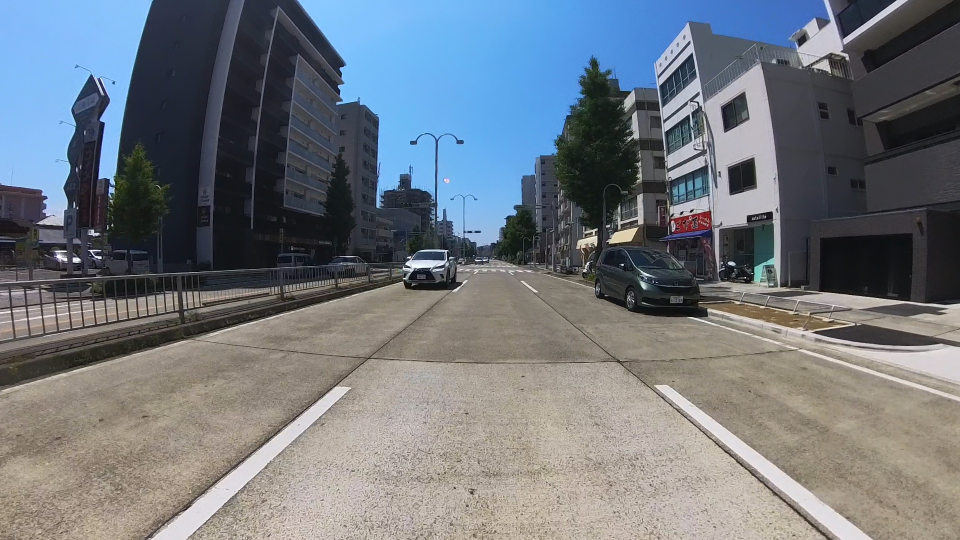
#> input picture testwhiteline.jpg, 1920 x 1080 px (shown at 1/2 size)
$ python use_lanedetect_test.py
#> lines starting #> are read from the running program, lines starting #| are printed output that depends on the picture; after the words box and inside, x2 and y2 are one past the last pixel; in counts of white or black regions, pixels touching at a corner belong together
### lanedetect.py
import cv2
# import matplotlib.pyplot as plt
import numpy as np

# [14 lines of commented-out code are left out]
def grey(image):
  image=np.asarray(image)
  return cv2.cvtColor(image,cv2.COLOR_RGB2GRAY)
#Gaussian blur to reduce noise and smoothen the image
def gauss(image):
  return cv2.GaussianBlur(image,(5,5),0)
#Canny edge detection
def canny(image):
    edges = cv2.Canny(image,200, 300)
    return edges

def region(image): #make mask, use the result of canny
    height, width = image.shape
    triangle = np.array([[(0, height), (width//2, height*1//2), (width, height)]])
    mask = np.zeros_like(image)
    mask = cv2.fillPoly(mask, triangle, 255)
    mask = cv2.bitwise_and(image, mask)
    return mask

def display_lines(image, lines):
    lines_image = np.zeros_like(image)
    height, width = image.shape[:2]
    #make sure array isn't empty
    try:
        if lines is not None:
            for line in lines:
                x1, y1, x2, y2 = line
                #draw lines on a black image
                cv2.line(lines_image, (x1, y1), (x2, y2), (255, 0, 0), 10)
    except cv2.error:
        cv2.line(lines_image,(width//4, height), (width//2-35, 288), (255, 0, 0), 10)
        cv2.line(lines_image,(width*3//4, height), (width//2+35, 288), (255, 0, 0), 10)
    return lines_image

def make_points(image, average):
    # print(average)
    slope, y_int = average
    y1 = image.shape[0]
    #how long we want our lines to be --> 3/5 the size of the image
    y2 = int(y1 * (3/5))
    #determine algebraically
    x1 = int((y1 - y_int) // slope)
    x2 = int((y2 - y_int) // slope)
    return np.array([x1, y1, x2, y2])

def average(image, lines):
    left = []
    right = []
    height, width = image.shape[:2]
    try: #only process when no error
        if lines is not None:
            for line in lines:
                # print(line)
                x1, y1, x2, y2 = line.reshape(4)
                #fit line to points, return slope and y-int
                parameters = np.polyfit((x1, x2), (y1, y2), 1)
                # print(parameters)
                slope = parameters[0]
                y_int = parameters[1]
                #lines on the right have positive slope, and lines on the left have neg slope
                if slope < 0:
                    left.append((slope, y_int))
                else:
                    right.append((slope, y_int))

            #takes average among all the columns (column0: slope, column1: y_int)
        right_avg = np.average(right, axis=0)
        left_avg = np.average(left, axis=0)
        #create lines based on averages calculates
        left_line = make_points(image, left_avg)
        right_line = make_points(image, right_avg)
    except TypeError:
        left_line = np.array([width//4, height, width//2-35, 288])
        right_line = np.array([width*3//4, height, width//2+35, 288])
    return np.array([left_line, right_line])


# [19 lines of commented-out code are left out]

### use_lanedetect_test.py
import cv2
import matplotlib.pyplot as plt
import numpy as np
import lanedetect as ld
from ultralytics import YOLO

image_path = r"./testwhiteline.jpg"
image1 = cv2.imread(image_path)
#> image1 is the input picture: shape (1080, 1920, 3); mean B, G, R 125.5, 118.6, 112.4
image1 = cv2.resize(image1, dsize=(640,480))
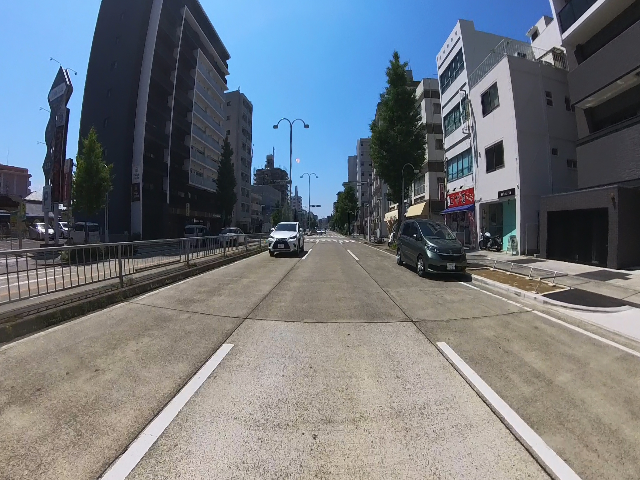
#> image1: shape (480, 640, 3); mean B, G, R 125.5, 118.6, 112.4
copy = np.copy(image1)
edges = ld.canny(copy)
#> in canny, `edges = cv2.Canny(image,200, 300)`:
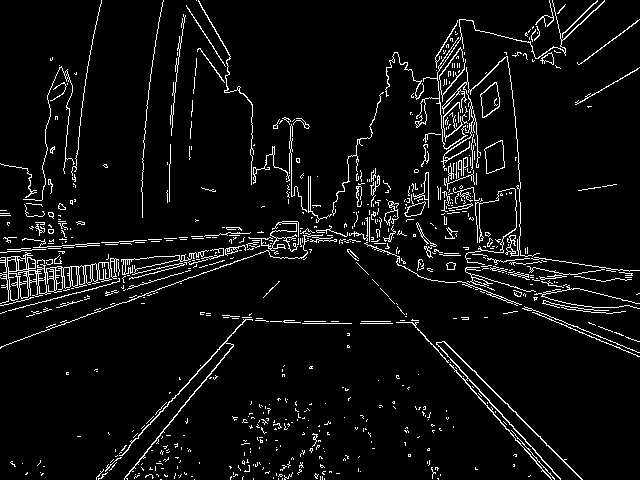
#> edges: shape (480, 640); 5.5% white in thin lines or dots
isolated = ld.region(edges) #マスク
#> in region, `mask = cv2.bitwise_and(image, mask)`:
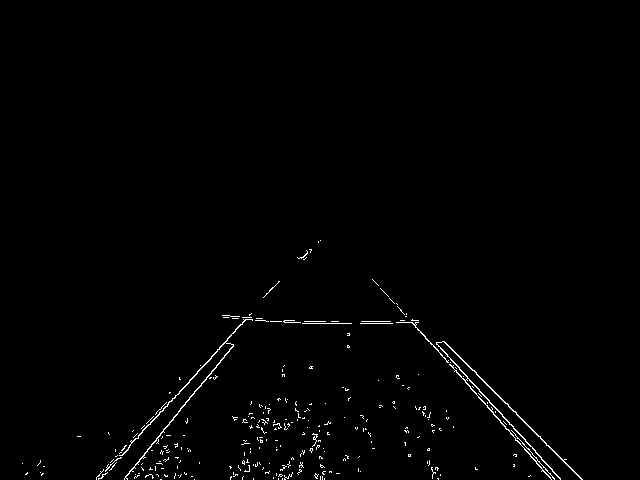
#> mask: shape (480, 640); 0.99% white in thin lines or dots, all inside (x1, y1, x2, y2) = (22, 240, 583, 480)
lines = cv2.HoughLinesP(isolated, 2, np.pi/180, 100, np.array([]), minLineLength=40, maxLineGap=5)
#> lines = [[465, 382, 541, 467], [443, 341, 581, 479], [128, 447, 219, 349], [459, 369, 552, 469], [129, 473, 233, 345], [405, 316, 470, 386], [96, 477, 137, 433], [131, 442, 182, 388], [124, 479, 233, 344], [189, 380, 249, 314]]
averaged_lines = ld.average(copy, lines)
#> the loop in average, `for line in lines:` made 10 passes
#> (x1, y1, x2, y2, slope, y_int) on passes 1 to 8: (465, 382, 541, 467, 1.12, -138.1), (443, 341, 581, 479, 1, -102), (128, 447, 219, 349, -1.08, 584.8), (459, 369, 552, 469, 1.08, -124.5), (129, 473, 233, 345, -1.23, 631.8), (405, 316, 470, 386, 1.08, -120.2), (96, 477, 137, 433, -1.07, 580), (131, 442, 182, 388, -1.06, 580.7)
#> after the loop in average, `for line in lines:`: left = [(-1.08, 584.8), (-1.23, 631.8), (-1.07, 580), (-1.06, 580.7), (-1.24, 632.6), (-1.1, 587.9)]; right = [(1.12, -138.1), (1, -102), (1.08, -124.5), (1.08, -120.2)]
#> in average, `right_avg = np.average(right, axis=0)`: right_avg = [1.07, -121.2]
#> in average, `left_avg = np.average(left, axis=0)`: left_avg = [-1.13, 599.6]
#> in make_points, `slope, y_int = average`: slope = -1.13; y_int = 599.6
#> in make_points, `x1 = int((y1 - y_int) // slope)`: x1 = 105
#> in make_points, `x2 = int((y2 - y_int) // slope)`: x2 = 275
#> in average, `left_line = make_points(image, left_avg)`: left_line = [105, 480, 275, 288]
#> in average, `right_line = make_points(image, right_avg)`: right_line = [563, 480, 383, 288]
#> averaged_lines = [[105, 480, 275, 288], [563, 480, 383, 288]]
lx1, ly1, lx2, ly2 = averaged_lines[0][0], averaged_lines[0][1], averaged_lines[0][2], averaged_lines[0][3]
#> lx1 = 105; ly1 = 480; lx2 = 275; ly2 = 288
rx1, ry1, rx2, ry2 = averaged_lines[1][0], averaged_lines[1][1], averaged_lines[1][2], averaged_lines[1][3]
#> rx1 = 563; ry1 = 480; rx2 = 383; ry2 = 288
al, bl, cl = ly2-ly1, lx1-lx2, lx2*ly1-lx1*ly2
#> al = -192; bl = -170; cl = 101760
ar, br, cr = ry2-ry1, rx1-rx2, rx2*ry1-rx1*ry2
#> ar = -192; br = 180; cr = 21696

lines = cv2.HoughLinesP(isolated, 2, np.pi/180, 100, np.array([]), minLineLength=40, maxLineGap=5)
averaged_lines = ld.average(copy, lines)
#> the loop in average (call 2), `for line in lines:` made 10 passes
print("line", averaged_lines)
#| line [[105 480 275 288]
#|  [563 480 383 288]]
black_lines = ld.display_lines(copy, averaged_lines)
#> the loop in display_lines, `for line in lines:` made 2 passes
#> after the loop in display_lines, `for line in lines:`:
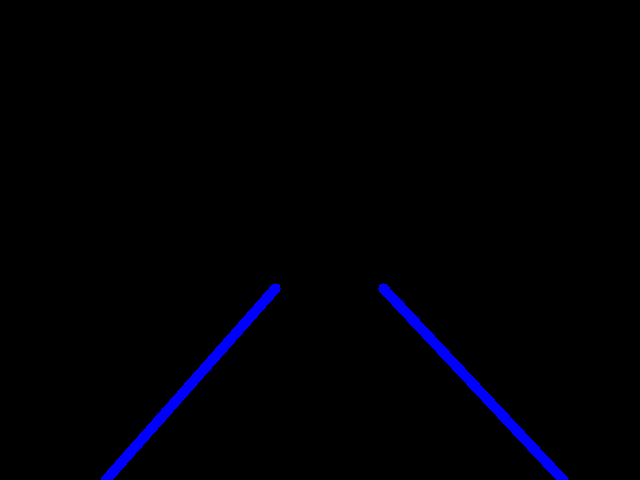
#> lines_image: shape (480, 640, 3); mean of channels 0, 1, 2 4.5, 0, 0; drawn as B, G, R
lane = cv2.addWeighted(copy, 0.8, black_lines, 1, 1)
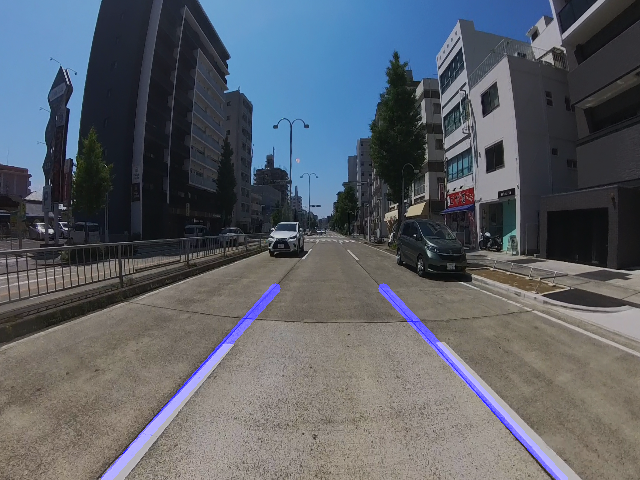
#> lane: shape (480, 640, 3); mean B, G, R 103.6, 95.9, 90.9

#> (the run stopped early here; a loop or call above may not have finished)

$ run again, with testcross.jpg copied over testwhiteline.jpg
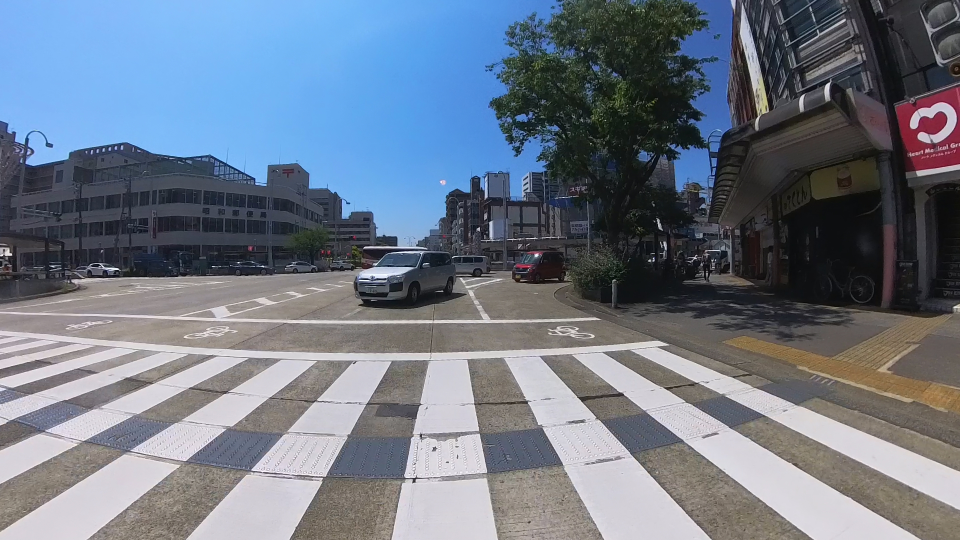
#> input picture testcross.jpg, 1920 x 1080 px (shown at 1/2 size)
#> image1 is the input picture: shape (1080, 1920, 3); mean B, G, R 133.9, 119.6, 109.9
#> image1: shape (480, 640, 3)
#> in canny, `edges = cv2.Canny(image,200, 300)`:
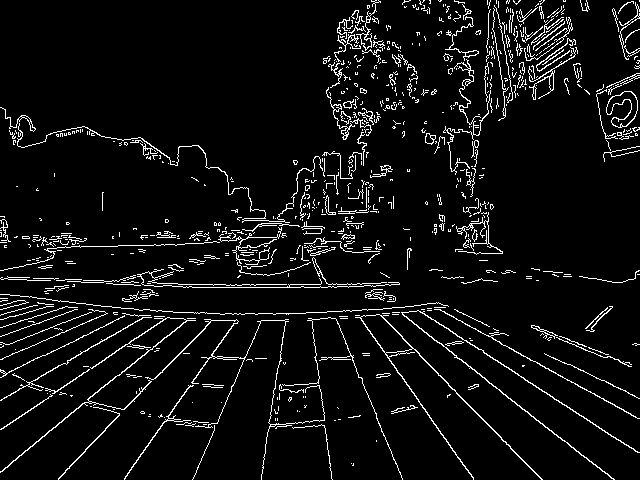
#> edges: shape (480, 640); 6.1% white in thin lines or dots
#> mask: shape (480, 640); 1.3% white in thin lines or dots, all inside (x1, y1, x2, y2) = (58, 241, 615, 480)
#> lines = 17 rows, first 6: [392, 307, 613, 479], [415, 349, 529, 467], [65, 470, 164, 368], [155, 435, 234, 323], [360, 377, 395, 463], [355, 310, 473, 479]
#> the loop in average, `for line in lines:` made 17 passes
#> (x1, y1, x2, y2, slope, y_int) on passes 1 to 8: (392, 307, 613, 479, 0.778, 1.91), (415, 349, 529, 467, 1.04, -80.56), (65, 470, 164, 368, -1.03, 537), (155, 435, 234, 323, -1.42, 654.7), (360, 377, 395, 463, 2.46, -507.6), (355, 310, 473, 479, 1.43, -198.4), (262, 467, 286, 313, -6.42, 2148.2), (311, 312, 316, 355, 8.6, -2362.6)
#> after the loop in average, `for line in lines:`: left = [(-1.03, 537), (-1.42, 654.7), (-6.42, 2148.2), (-1.43, 656.1), (-2.33, 925.8), (-0.0169, 291.4), (-1.02, 537.1), (-0.0526, 328.6)]; right = [(0.778, 1.91), (1.04, -80.56), (2.46, -507.6), (1.43, -198.4), (8.6, -2362.6), (4.51e-16, 313), (6.56, -1697.4), (8.88e-16, 284), (1, -65)]
#> right_avg = [2.43, -479.2]
#> left_avg = [-1.71, 759.9]
#> in make_points, `slope, y_int = average`: slope = -1.71; y_int = 759.9
#> in make_points, `x1 = int((y1 - y_int) // slope)`: x1 = 163
#> in make_points, `x2 = int((y2 - y_int) // slope)`: x2 = 275
#> left_line = [163, 480, 275, 288]
#> right_line = [394, 480, 315, 288]
#> averaged_lines = [[163, 480, 275, 288], [394, 480, 315, 288]]
#> lx1 = 163; ly1 = 480; lx2 = 275; ly2 = 288
#> rx1 = 394; ry1 = 480; rx2 = 315; ry2 = 288
#> al = -192; bl = -112; cl = 85056
#> ar = -192; br = 79; cr = 37728
#> the loop in average (call 2), `for line in lines:` made 17 passes
#| line [[163 480 275 288]
#|  [394 480 315 288]]
#> the loop in display_lines, `for line in lines:` made 2 passes
#> `lane = cv2.addWeighted(copy, 0.8, black_lines, 1, 1)`:
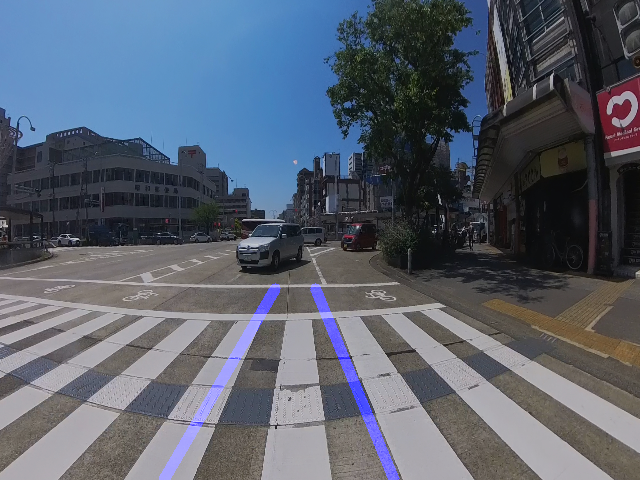
#> lane: shape (480, 640, 3); mean B, G, R 110.1, 96.7, 89
